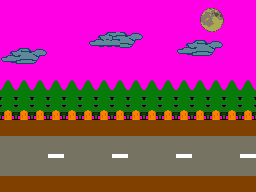

A 2D game scene composited from a Tiled map and its tileset images. What follows is a short description and the map's XML, with each tile layer's data collapsed to a summary:
An orthogonal 32x24 tile map with 8x8 px tiles, 1 tile layer (Tile Layer 1).

<map version="1.0" orientation="orthogonal" width="32" height="24" tilewidth="8" tileheight="8">
 <tileset firstgid="1" name="back" tilewidth="8" tileheight="8">
  <image source="tree3_tiles.bmp" width="16" height="256" />
 </tileset>
 <layer name="Tile Layer 1" width="32" height="24">
  <data>[768 cells, 768 non-empty, 33 distinct tile ids]</data>
 </layer>
</map>